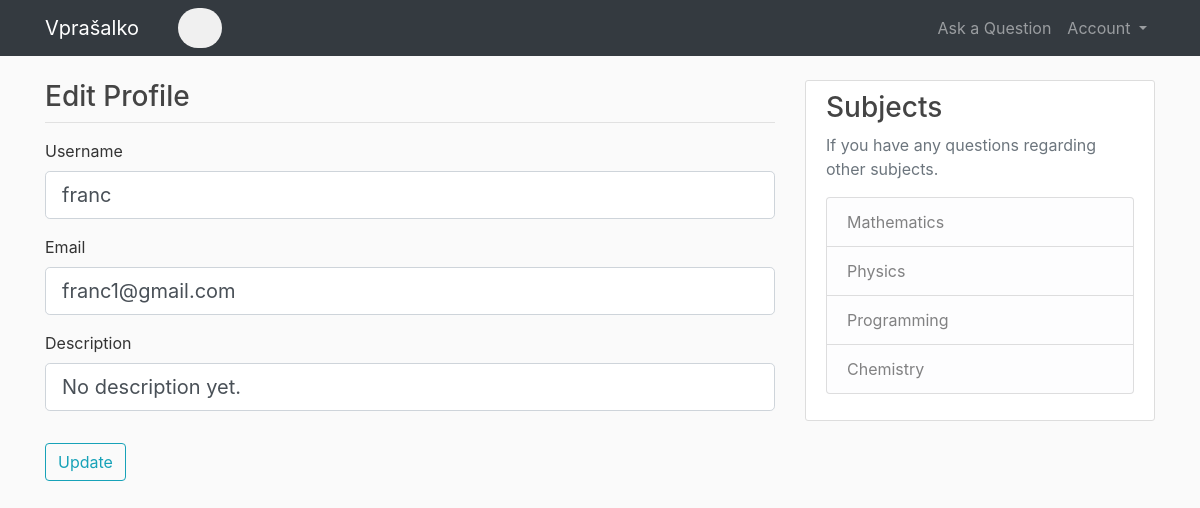
Screenshot of /edit_profile (signed in) with the database file from the repository.
### application/models.py (models this page shows, shortened)
class User(db.Model, UserMixin):
    id = db.Column(db.Integer, primary_key=True)
    username = db.Column(db.String(15), unique=True, nullable=False)
    email = db.Column(db.String(120), unique=True, nullable=False)
    password = db.Column(db.String(20), nullable=False)
    description = db.Column(db.String(300), nullable=False, default="No description yet.")
    questions = db.relationship('Question', backref='author', lazy=True)

### application/routes.py (the view)
@app.route("/edit_profile", methods=['GET', 'POST'])
@login_required
def edit_profile():
    form = UpdateProfileForm()
    if form.validate_on_submit():
        current_user.username = form.username.data
        current_user.email = form.email.data
        current_user.description = form.description.data
        if form.description.data == "":
            current_user.description = "No description yet."
        db.session.commit()
        flash('Your account information has been updated!', 'success')
        return redirect(url_for('profile'))
    elif request.method == 'GET':
        form.username.data = current_user.username
        form.email.data = current_user.email
        form.description.data = current_user.description
    return render_template('edit_profile.html', title='Edit-profile', form=form)

### application/forms.py (shortened to what this page needs)
class UpdateProfileForm(FlaskForm):
    username = StringField("Username", validators=[InputRequired(), Length(min=2, max=15)])
    email = StringField("Email", validators=[InputRequired(), Email()])
    description = StringField("Description")
    submit = SubmitField("Update")

### application/models.py (called while the page is built)
@login_manager.user_loader
def load_user(user_id):
    return User.query.get(int(user_id))

### application/templates/edit_profile.html (shortened to what this page needs)
{% extends "layout.html" %}
{% block content %}
<div class="col-md-8 pd-0 mg-0">
    <div class="forum-title">
        <h3>Edit Profile</h3>
    </div>
    <hr class="title-line">
    <div class="mx-auto edit-profile">
        <form method="POST" action="" enctype="multipart/form-data">
            <fieldset class="form-group">
                <div class="form-group">
                    {{ form.username.label(class="form-control-label") }}
                    {% if form.username.errors %}
                        {{ form.username(class="form-control form-control-lg is-invalid") }}
                        <div class="invalid-feedback">
                            {% for error in form.username.errors %}
                                <span>{{ error }}</span>
                            {% endfor %}
                        </div>
                    {% else %}
                        {{ form.username(class="form-control form-control-lg") }}
                    {% endif %}
                </div>
                <div class="form-group">
                    {{ form.email.label(class="form-control-label") }}
                    {% if form.email.errors %}
                        {{ form.email(class="form-control form-control-lg is-invalid") }}
                        <div class="invalid-feedback">
                            {% for error in form.email.errors %}
                                <span>{{ error }}</span>
                            {% endfor %}
                        </div>
                    {% else %}
                        {{ form.email(class="form-control form-control-lg") }}
                    {% endif %}
                </div>
                <div class="form-group">
                    {{ form.description.label(class="form-control-label") }}
                    {% if form.description.errors %}
                        {{ form.description(class="form-control form-control-lg is-invalid") }}
                        <div class="invalid-feedback">
                            {% for error in form.description.errors %}
                                <span>{{ error }}</span>
                            {% endfor %}
                        </div>
                    {% else %}
                        {{ form.description(class="form-control form-control-lg") }}
                    {% endif %}
                </div>
            </fieldset>
            <div class="form-group">
                {{ form.submit(class="btn btn-outline-info") }}
            </div>
        </form>
    </div>
</div>
<div class="col-md-4 ml-auto">
    <div class="content-section">
        <h3>Subjects</h3>
        <p class="text-muted"> If you have any questions regarding other subjects.
            <ul class="list-group">
                <li class="list-group-item list-group-item-light">Mathematics</li>
                <li class="list-group-item list-group-item-light">Physics</li>
                <li class="list-group-item list-group-item-light">Programming</li>
                <li class="list-group-item list-group-item-light">Chemistry</li>
            </ul>
        </p>
    </div>
</div>
{% endblock content %}

### application/static/style.css (style rules this page uses)
body { background: #fafafa; color: #333333; margin-top: 5rem; }
h1, h2, h3, h4, h5, h6 { color: #444444; }
.content-section { background: #ffffff; padding: 10px 20px; border: 1px solid #dddddd; border-radius: 3px; margin-bottom: 20px; }
.title-line { margin-top: 0px; }

### rows the page displays
User: username "franc", email "franc1@gmail.com", description "No description yet."
